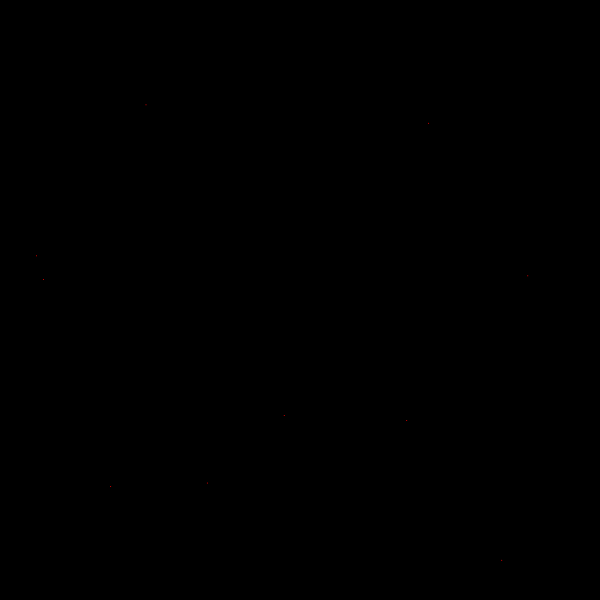
Frame 1 (no input)
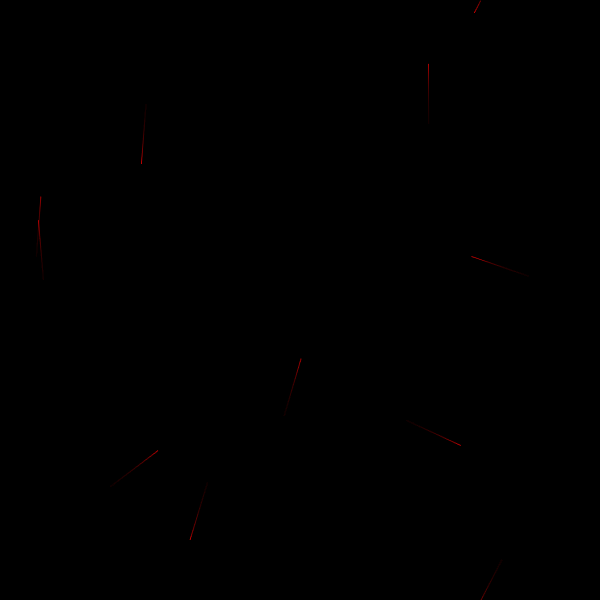
Frame 60 (no input)
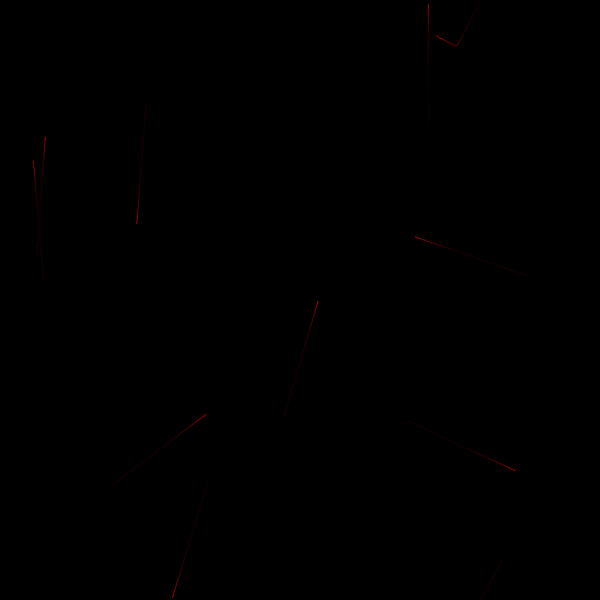
Frame 120 (the mouse pressed at the canvas centre since frame 60)

The p5.js sketch that drew these frames (run headless with seeded random() and noise() and a simulated clock; from frame 60 on, the mouse is pressed at the canvas centre):

// p5.js sketch
// ── sketch.js
let molds = []; let amount = 10;
let d;
var canvas;

function setup() {
  canvas = createCanvas(600, 600);
  background(0);
  
  for (i=0; i<amount; i++) {
    molds[i] = new Mold(random(width), random(height));
  }
  d = pixelDensity();
}

function draw() {
  frameRate();
  background(0, 10);

  loadPixels();
  for (i=0; i<amount; i++) {
    molds[i].update();
    molds[i].show();
  }
}

function getIndex(col, row) {
  col = floor(col);
  row = floor(row);
  index = 4*(d*row) * (d*width) + 4*(d*col);
  return index;
}
// ── Mold.js
class Mold{
    constructor(x, y, color) {
        this.position = createVector(x, y)
        this.velocity = createVector(0, 0);
        
        this.angle = random(TWO_PI);
        this.radius = 0.5;

        this.leftSensor = new Sensor(this, -PI/4, 30);
        this.frontSensor = new Sensor(this, 0, 30);
        this.rightSensor = new Sensor(this, PI/4, 30);
    }

    edges() {
        this.position.x = (this.position.x + width) % width;
        this.position.y = (this.position.y + height) % height;
    }

    update() {
        this.edges();
        this.velocity = createVector(cos(this.angle), sin(this.angle))
        this.velocity.setMag(1);
        this.position.add(this.velocity);

        this.leftSensor.update();
        this.frontSensor.update();
        this.rightSensor.update();

        this.leftSensor.sense();
        this.frontSensor.sense();
        this.rightSensor.sense();


        let val = max(this.leftSensor.rVal, this.frontSensor.rVal, this.rightSensor.rVal);
        if (val == this.frontSensor.rVal) {
            this.angle += 0;
        } else if (val == this.leftSensor.rVal) {
            this.angle -= PI/4;
        } else if (val == this.rightSensor.rVal) {
            this.angle += PI/4;
        } else {
            console.log('error in choosing sensors, Mold.js - line 42');
        }
    }

    show() {
        noStroke();
        fill(255, 0, 0);
        circle(this.position.x, this.position.y, this.radius*2)

        // this.leftSensor.show();
        // this.frontSensor.show();
        // this.rightSensor.show();
    }
}
// ── Sensor.js
class Sensor {
    constructor(mold, angle, distance) {
        this.mold = mold

        this.angle = angle;
        this.distance = distance
        this.position;
        this.rVal;
    }

    edges() {
        this.position.x = (this.position.x + width) % width
        this.position.y = (this.position.y + height) % height
    }

    sense() {
        index = getIndex(this.position.x, this.position.y);
        this.rVal = pixels[index];
    }

    update() {
        let direction = createVector(cos(this.angle + this.mold.angle), sin(this.angle + this.mold.angle));
        direction.mult(this.distance);
        this.position = p5.Vector.add(this.mold.position, direction)
        this.edges();

        this.sense();
    }

    show() {
        fill(0, 255, 255);
        circle(this.position.x, this.position.y, 0.4);
    }
}
// ── style.css
html, body {
  padding: 0;
  color: rgb(0, 0, 0);
  background-color: rgb(0, 200, 255);
  display: block;
  overflow: hidden;
}

canvas {
  display: block;
  margin: 5px;  
  border: 5px solid rgb(0, 0, 0);
}
